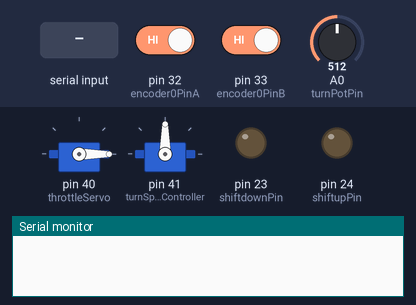
A sketch run on a simulated Arduino Mega 2560, built with avr-gcc and run on an emulated ATmega2560. Parts: 2 × servo, output pins drawn as LEDs (lit = HIGH), the last lines printed to the serial monitor. Inputs (shaded band) come from the test bench; at power-on: pin 32 (encoder0PinA) HIGH, pin 33 (encoder0PinB) HIGH, A0 (turnPotPin) = 512. Pins used as bus, display or sensor lines are not drawn.

Above: at 2.1 s.
2.2 s: "90,45,200," received over Serial
At 3.0 s:
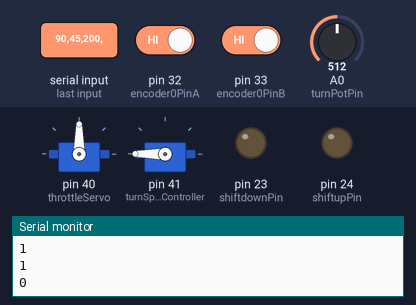
3.7 s: "30,150,10," received over Serial
At 4.1 s:
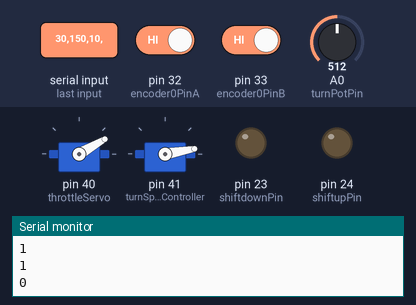
5.2 s: "90,45," received over Serial
At 5.5 s:
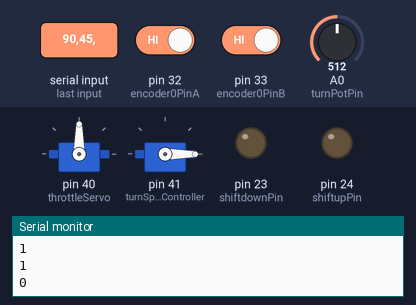
6.7 s: "0," received over Serial
At 7.1 s:
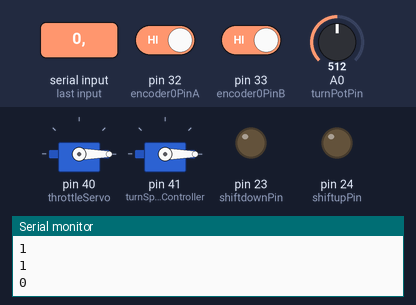
8.2 s: "200," received over Serial
At 9.4 s:
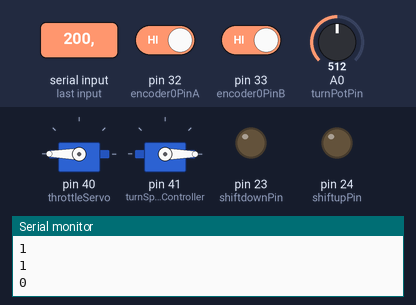
9.7 s: "1,90,45," received over Serial
At 11.1 s:
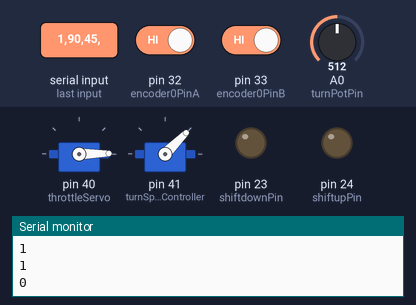
Timing chart, 0 to 12.2 s (numbered marks = the images above; inputs shaded):
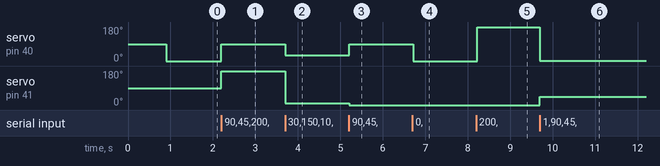

Measured:
- after the input at 2.2 s, servo on pin 40 (throttleServo): 0° → 90° at once; servo on pin 41 (turnSpeedController): 90° → 180° at once
- after the input at 3.7 s, servo on pin 40 (throttleServo): 90° → 30° at once; servo on pin 41 (turnSpeedController): 180° → 10° at once
- after the input at 5.2 s, servo on pin 40 (throttleServo): 30° → 90° at once; servo on pin 41 (turnSpeedController): 10° → 0° at once
- after the input at 6.7 s, servo on pin 40 (throttleServo): 90° → 0° at once
- after the input at 8.2 s, servo on pin 40 (throttleServo): 0° → 180° at once
- after the input at 9.7 s, servo on pin 40 (throttleServo): 180° → 1° at once; servo on pin 41 (turnSpeedController): 0° → 45° at once

The sketch:

Serial.ino
```cpp
#include <Servo.h>

// Servo objects
Servo throttleServo;
Servo turnSpeedController;
// Engine Control Values
// TODO Change engine control pins to actual pins on the board
int engineStatorPin = 0;
int engineStartPin = 0;
int engineKillPin = 0;
bool engineRunning = false;
int engineTime = 0;
int engineRPM = 0;
// Indicator Values
// TODO Change indicator pins to actual pins on the board
int lightSolidPin = 0;
int lightBlinkPin = 0;
int honkPin = 0;
// Encoder Values
int encoder0PinA = 32;
int encoder0PinB = 33;
int encoder0Pos = 0;
int encoder0PinALast = LOW;
int previousMillis = -1;
int tBetweenPulse = 0;
int previousEncoder0Pos = 0;
// Brake Values
int brakePin = 0; // TODO Change brake value to actual pin on board
bool brakeStatus = 0;
// Shifting Values
int shiftupPin = 24;
int shiftupStop = 25;
int shiftdownPin = 23;
int shiftdownStop = 22;
int shiftVal = 0;
int prevShiftVal = 0;
int shiftPoz = 1;
// Turning Values
// TODO Change turning potentiometer value to actual pin on board
int turnPotPin = 0;
int turnValue = 180;
// Throttle Value
int throttlePoz = 0;
// Indicates status of entire system. 0 = SYSTEMSTOP, 1 = RUNNING, 2 = EMERGENCY
int systemStatus = 0;

void setup() {
  // TODO Change back to old encoder (getrid of INPUT_PULLUP)
  pinMode(encoder0PinA, INPUT_PULLUP);
  pinMode(encoder0PinB, INPUT_PULLUP);
  pinMode(shiftupPin, OUTPUT);
  pinMode(shiftdownPin, OUTPUT);
  pinMode(brakePin, OUTPUT);
  Serial.begin(2000000);
  throttleServo.attach(40);
  turnSpeedController.attach(41);
  Serial.setTimeout(10);
  init(400,500); // Run all tasks associated with starting the robot
}

void loop() {

  // If anything comes in Serial (USB)
  if (Serial.available()) {

    throttlePoz = Serial.readStringUntil(',').toInt();
    shiftVal = Serial.readStringUntil(',').toInt();
    turnValue = Serial.readStringUntil(',').toInt();
    // systemStatus = Serial.readStringUntil(',').toInt(); TODO Implement Later

    Serial.println(encoder0Pos);
    Serial.println(shiftPoz);
    Serial.println(handleEncoderStop(encoder0Pos));
    // Serial.println(brakeStatus); TODO Implement Later
    // Serial.println(systemStatus); TODO Implement Later
  }
  checkState();
  handleTurn(turnValue);
  handleShift(shiftVal);
  handleEncoder(digitalRead(encoder0PinA));
  digitalWrite(brakePin, brakeStatus);
  throttleServo.write(throttlePoz);
}

int handleEncoderStop(int encoderVal) {

  if (previousEncoder0Pos == encoderVal) {
    tBetweenPulse = 0;
  }
  previousEncoder0Pos = encoder0Pos;
  return tBetweenPulse;
}

void handleShift(int shiftValue) {
  switch (shiftValue) {
  case 0:
    if (prevShiftVal == 1) {
      shiftPoz--;
      prevShiftVal = 0;
    } else if (prevShiftVal == 2) {
      shiftPoz++;
      prevShiftVal = 0;
    }
    digitalWrite(shiftupPin, LOW);
    digitalWrite(shiftdownPin, LOW);
    digitalWrite(shiftdownStop, HIGH);
    digitalWrite(shiftupStop, HIGH);
    break;
  case 1:
    if (shiftPoz > 0) {
      digitalWrite(shiftupStop, LOW);
      digitalWrite(shiftdownPin, HIGH);
      prevShiftVal = shiftValue;
    }
    break;

  case 2:
    if (shiftPoz < 3) {
      digitalWrite(shiftupStop, LOW);
      digitalWrite(shiftupPin, HIGH);
      prevShiftVal = shiftValue;
    }
    break;
  default:
    break;
  }
}

void handleEncoder(int encoderPinVal) {
  if ((encoder0PinALast == LOW) && (encoderPinVal == HIGH)) {

    if (digitalRead(encoder0PinB) == LOW) {
      if (previousMillis == -1) {
        previousMillis = millis();
      } else {
        tBetweenPulse = millis() - previousMillis;
        previousMillis = millis();
      }

      encoder0Pos--;
    } else {
      if (previousMillis == -1) {
        previousMillis = millis();
      } else {
        tBetweenPulse = millis() - previousMillis;
        previousMillis = millis();
      }
      encoder0Pos++;
    }
  }
  encoder0PinALast = encoderPinVal;
}

// Takes an int between 0-180 that defines where to turn to (0 full left, 180
// full right)
void handleTurn(int poz) {
  // reads the value of the potentiometer (value between 0 and 1023)
  int val = analogRead(turnPotPin);
  val = map(val, 0, 1023, 0, 360); // Map pot values to make sense to servo

  // If the current pot position is not equal to the turn value, turn the motor
  if (poz != val) {
    turnSpeedController.write(poz);
  }
}

// Handles changing the state between EMERGENCY STOP, SYSTEM STOP, and others
void handleStateChange(int newState) {
  switch (newState) {
  case 2:
    // EMERGENCY STOP
    digitalWrite(lightBlinkPin, HIGH);
    digitalWrite(engineKillPin, HIGH); // Set engine to kill
    handleTurn(360);                   // Set turning to max right
    throttleServo.write(0);            // Return throttle to 0
    digitalWrite(brakePin, HIGH);      // Turn brake on

    // Shift to neutral
    shiftToPoint(0);
    // Check if engine running, Shift to 3
    if (engineRunning == false) {
      shiftToPoint(3);
      handleHonk(1);
    } else {
      handleHonk(2);
    }

    break;
  case 0:
    // TODO Create system stop state
    // SYSTEM STOP
    break;
  default:
    // TODO Create a default condition
    break;
  }
}

// Shift to specified gear
void shiftToPoint(int val) {
  while (shiftPoz != val) {
    if (shiftPoz > val) {
      handleShift(1);
      delay(500); // Delay to allow for return of piston TODO Test this value
      handleShift(0);
      delay(500);
    } else if (shiftPoz < val) {
      handleShift(2);
      delay(500);
      handleShift(0);
      delay(500);
    }
  }
}

// Takes int designating pattern. 1 = Honk 5 times, 2 = Honk on, 0 = Stop
void handleHonk(int pattern) {
  if (pattern == 1) {
    for (int i = 0; i < 5; i++) {
      digitalWrite(honkPin, HIGH);
      delay(500);
      digitalWrite(honkPin, LOW);
      delay(500);
    }
  } else if (pattern == 2) {
    digitalWrite(honkPin, HIGH);
  } else {
    digitalWrite(honkPin, LOW);
  }
}

// Check if systems are running normally. If there is a problem, change the
// state
void checkState() {
  if (engineRPM < 3) {
    engineRunning = false;
  }
  if (systemStatus != 1) {
    handleStateChange(systemStatus);
  } else {
    if (engineRunning == false && getRobotSpeed(5) > 0) { //TODO replace 5 in getRobotSpeed with pulse var
      // EMERGENCY STOP
      systemStatus = 2;
      handleStateChange(2);
    } else if (engineRunning == false) {
      // SYSTEM STOP
      handleStateChange(0);
    }
  }
}

// TODO Implement getRobotSpeed so we have robot RPM Arduino side
int getRobotSpeed(int pulseTime) {}

int getEngineSpeed() {
  int t = 0;
  if (engineTime > 100000) {
    return 0;
  } else {
    if (digitalRead(engineStatorPin) == HIGH) {
      engineTime = millis();
    } else {
      t = millis() - engineTime;
      return t;
    }
  }
}

void init(int t ,int d) {
  digitalWrite(lightBlinkPin, HIGH);
  digitalWrite(engineStartPin, HIGH);
  delay(t);
  digitalWrite(engineStartPin, LOW);
  delay(d);
  if (engineRPM > 10) {
    handleHonk(1);
    delay(500);
    handleHonk(0);
    digitalWrite(lightBlinkPin, LOW);
    digitalWrite(lightSolidPin, HIGH);
    engineRunning = true;
  } else {
    handleStateChange(0);
  }
}
```
